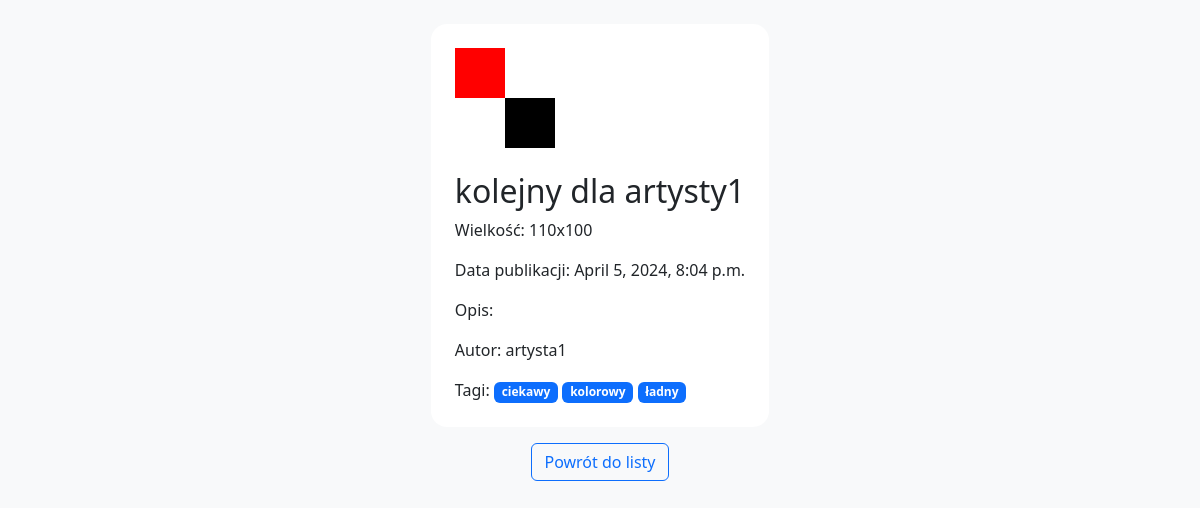
Page /images/image/848/ on the committed database.
### images_gallery/models.py (models this page shows, shortened)
class Image(models.Model):
    title = models.CharField(max_length=255)
    svg_data = models.TextField()
    width = models.IntegerField(default=100)
    height = models.IntegerField(default=100)
    artist = models.ForeignKey(settings.AUTH_USER_MODEL, on_delete=models.CASCADE, related_name='assigned_images', null=True, blank=True)
    description = models.TextField(blank=True, null=True)
    publication_date = models.DateTimeField(default=timezone.now)
    tags = models.ManyToManyField(Tag, related_name='images')

class Tag(models.Model):
    name = models.CharField(max_length=100, primary_key=True)

### images_gallery/views.py (the view)
# urls.py: path('image/<int:pk>/', image_detail, name='image_detail'),
def image_detail(request, pk):
    image = get_object_or_404(Image, pk=pk)
    return render(request, 'images_gallery/image_detail.html', {'image': image})

### images_gallery/templates/images_gallery/image_detail.html (shortened to what this page needs)
<!DOCTYPE html>
<html>
<head>
    <link href="https://cdn.jsdelivr.net/npm/bootstrap@5.3.3/dist/css/bootstrap.min.css" rel="stylesheet">
</head>
<body class="bg-light">
<div class="d-flex justify-content-center mt-4">
    <div class="bg-white p-4 rounded-4">
        <svg width="{{ image.width }}" height="{{ image.height }}" viewBox="0 0 {{ image.width }} {{ image.height }}" version="1.1" xmlns="http://www.w3.org/2000/svg">
        {% for rectangle in image.rectangles.all %}
            <rect x="{{ rectangle.x }}" y="{{ rectangle.y }}" width="{{ rectangle.width }}" height="{{ rectangle.height }}" fill="{{ rectangle.color }}"></rect>
        {% endfor %}
        </svg>
        <h2 class="mt-4">{{ image.title }}</h2>
        <p>Wielkość: {{ image.width }}x{{ image.height }}</p>
        <p>Data publikacji: {{ image.publication_date }}</p>
        <p>Opis: {{ image.description }}</p>
        <p>Autor: {{ image.artist }}</p>
        Tagi:
        {% for tag in image.tags.all %}
            <span class="badge bg-primary">{{ tag.name }}</span>
        {% endfor %}
    </div>
</div>
<div class="d-flex justify-content-center mt-3">
    <a href="{% url 'all_images_list' %}" class="btn btn-outline-primary">Powrót do listy</a>
</div>
</body>
</html>

### rows in the picture
Image: title "kolejny dla artysty1", width "110", height "100", publication_date "April 5, 2024, 8:04 p.m.", artist "artysta1"
Tag: name "ciekawy"
Tag: name "kolorowy"
Tag: name "ładny"
